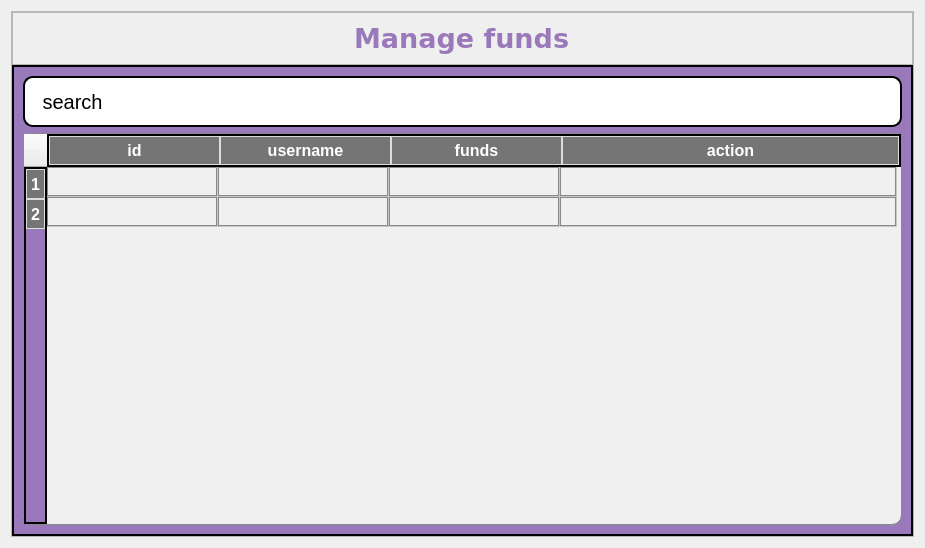
<?xml version="1.0" encoding="UTF-8"?>
<ui version="4.0">
 <class>Frame</class>
 <widget class="QFrame" name="Frame">
  <property name="geometry">
   <rect>
    <x>0</x>
    <y>0</y>
    <width>925</width>
    <height>548</height>
   </rect>
  </property>
  <property name="windowTitle">
   <string>Frame</string>
  </property>
  <layout class="QVBoxLayout" name="verticalLayout">
   <item>
    <widget class="QFrame" name="frame">
     <property name="frameShape">
      <enum>QFrame::StyledPanel</enum>
     </property>
     <property name="frameShadow">
      <enum>QFrame::Raised</enum>
     </property>
     <layout class="QVBoxLayout" name="verticalLayout_2">
      <property name="spacing">
       <number>0</number>
      </property>
      <property name="leftMargin">
       <number>0</number>
      </property>
      <property name="topMargin">
       <number>0</number>
      </property>
      <property name="rightMargin">
       <number>0</number>
      </property>
      <property name="bottomMargin">
       <number>0</number>
      </property>
      <item>
       <widget class="QFrame" name="frame_3">
        <property name="maximumSize">
         <size>
          <width>16777215</width>
          <height>59</height>
         </size>
        </property>
        <property name="frameShape">
         <enum>QFrame::StyledPanel</enum>
        </property>
        <property name="frameShadow">
         <enum>QFrame::Raised</enum>
        </property>
        <layout class="QVBoxLayout" name="verticalLayout_3">
         <item alignment="Qt::AlignHCenter">
          <widget class="QLabel" name="label_4">
           <property name="maximumSize">
            <size>
             <width>16777215</width>
             <height>58</height>
            </size>
           </property>
           <property name="font">
            <font>
             <family>Verdana</family>
             <pointsize>20</pointsize>
             <italic>false</italic>
             <bold>true</bold>
            </font>
           </property>
           <property name="whatsThis">
            <string>&lt;html&gt;&lt;head/&gt;&lt;body&gt;&lt;p&gt;sa&lt;/p&gt;&lt;/body&gt;&lt;/html&gt;</string>
           </property>
           <property name="styleSheet">
            <string notr="true">border:none;
background:none;
font: 700 20pt &quot;Verdana&quot;;
color:#9A79BA;</string>
           </property>
           <property name="text">
            <string>Manage funds</string>
           </property>
          </widget>
         </item>
        </layout>
       </widget>
      </item>
      <item>
       <widget class="QFrame" name="frame_2">
        <property name="styleSheet">
         <string notr="true">QFrame{
border: 2px solid #000;  /* Adds a 2px solid black border */
    border-radius: 0px;     /* Optional: Adds rounded corners */
    background-color: #9A79BA;  /* Optional: Adds a background color */
}</string>
        </property>
        <property name="frameShape">
         <enum>QFrame::StyledPanel</enum>
        </property>
        <property name="frameShadow">
         <enum>QFrame::Raised</enum>
        </property>
        <layout class="QVBoxLayout" name="verticalLayout_4">
         <property name="leftMargin">
          <number>9</number>
         </property>
         <property name="rightMargin">
          <number>9</number>
         </property>
         <item>
          <widget class="QLineEdit" name="lineEdit">
           <property name="minimumSize">
            <size>
             <width>0</width>
             <height>51</height>
            </size>
           </property>
           <property name="styleSheet">
            <string notr="true">QLabel {
    background-color: #ffffff; /* White background */
    border: 2px solid black; /* Green border */
    border-radius: 10px; /* Rounded corners */
    padding: 10px; /* Padding */
    font-family: 'Arial', sans-serif; /* Font family */
    font-size: 14px; /* Font size */
    transition: all 0.3s ease; /* Smooth transition for hover effect */
}

QLabel:hover {
    background-color: #f0f0f0; /* Light grey background on hover */
    border-color: #3e8e41; /* Darker green border on hover */
    color: #000000; /* Black text color on hover */
}

QLineEdit {
    background-color: #ffffff; /* White background */
    border: 2px solid black; /* Green border */
    border-radius: 10px; /* Rounded corners */
    padding: 10px; /* Padding */
    font-family: 'Arial', sans-serif; /* Font family */
    font-size: 20px; /* Font size */
    transition: all 0.3s ease; /* Smooth transition */
}

QLineEdit:focus {
    border-color: gray; /* Darker green border on focus */
}
</string>
           </property>
           <property name="text">
            <string> search</string>
           </property>
          </widget>
         </item>
         <item>
          <widget class="QTableWidget" name="tableWidget">
           <property name="styleSheet">
            <string notr="true">QTableWidget {
    border: 1px solid #888888; /* Green border for the table */
    border-radius: 10px; /* Rounded corners */
    background-color: #f0f0f0; /* Light grey background */
    font-family: 'Arial', sans-serif; /* Font for the table cells */
    font-size: 14px; /* Font size for the table cells */
}

QTableWidget::item {
    border: 1px solid #888888; /* Grey border for each cell */
    padding: 5px; /* Padding inside each cell */
    margin: px; /* Margin between cells */
    font-family: 'Arial', sans-serif; /* Font for the table cells */
    font-size: 14px; /* Font size for the table cells */
}

QHeaderView::section {
    background-color: #757575; /* Green header background */
    color: white; /* White text in the header */
    padding: 4px; /* Padding in header cells */
    border: 1px solid #dddddd; /* Border for header cells */
    font-family: 'Verdana', sans-serif; /* Font for the header */
    font-size: 16px; /* Font size for the header */
    font-weight: bold; /* Bold font for the header */

}
            QScrollBar:vertical {
                
                background: #653C87;
                
         
            }

</string>
           </property>
           <attribute name="horizontalHeaderMinimumSectionSize">
            <number>0</number>
           </attribute>
           <attribute name="horizontalHeaderDefaultSectionSize">
            <number>171</number>
           </attribute>
           <attribute name="horizontalHeaderStretchLastSection">
            <bool>true</bool>
           </attribute>
           <attribute name="verticalHeaderShowSortIndicator" stdset="0">
            <bool>true</bool>
           </attribute>
           <attribute name="verticalHeaderStretchLastSection">
            <bool>false</bool>
           </attribute>
           <row>
            <property name="text">
             <string>1</string>
            </property>
           </row>
           <row>
            <property name="text">
             <string>2</string>
            </property>
           </row>
           <column>
            <property name="text">
             <string>id</string>
            </property>
           </column>
           <column>
            <property name="text">
             <string>username</string>
            </property>
           </column>
           <column>
            <property name="text">
             <string>funds</string>
            </property>
           </column>
           <column>
            <property name="text">
             <string>action</string>
            </property>
           </column>
          </widget>
         </item>
        </layout>
       </widget>
      </item>
     </layout>
    </widget>
   </item>
  </layout>
 </widget>
 <resources/>
 <connections/>
</ui>
